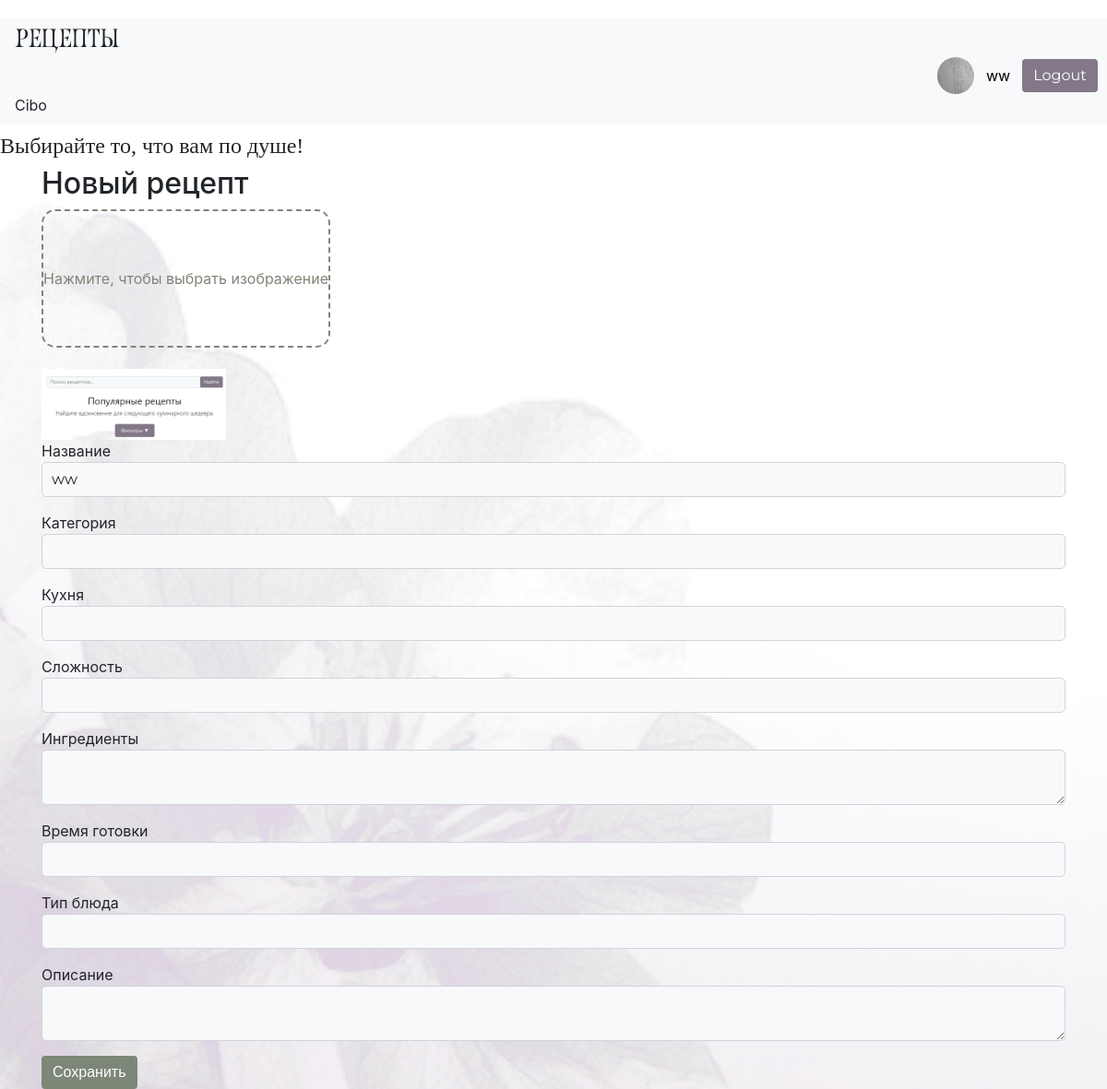
The page /edit_recipe/1 (signed in) on the database its author committed.
### data/user.py (models this page shows, shortened)
class User(SqlAlchemyBase, UserMixin):
    __tablename__ = 'users'
    id = sa.Column(sa.Integer, primary_key=True, autoincrement=True)
    email = sa.Column(sa.String, index=True, unique=True, nullable=False)
    username = sa.Column(sa.String, nullable=True)
    name = sa.Column(sa.String, nullable=True)
    age = sa.Column(sa.Integer, nullable=True)
    description = sa.Column(sa.String, nullable=True)
    hashed_password = sa.Column(sa.String, nullable=True)
    avatar = sa.Column(sa.String, nullable=True)
    subscribers = sa.Column(sa.Integer, default=0)
    created_at = sa.Column(sa.DateTime, default=sa.func.now())
    recipes = relationship("Recipe", back_populates="user")

### data/recipes.py (models this page shows)
class Recipe(SqlAlchemyBase):
    __tablename__ = 'recipes'
    id = sa.Column(sa.Integer, primary_key=True, autoincrement=True)
    user_id = sa.Column(sa.Integer, sa.ForeignKey('users.id'))
    created_at = sa.Column(sa.DateTime, default=sa.func.now())
    title = sa.Column(sa.String, nullable=True)
    text = sa.Column(sa.String, nullable=True)
    image = sa.Column(sa.String, nullable=True)
    category = sa.Column(sa.String, nullable=True)
    cuisine = sa.Column(sa.String, nullable=True)
    complexity = sa.Column(sa.Integer, nullable=True)
    ingredients = sa.Column(sa.String, nullable=False)
    cooking_time = sa.Column(sa.Integer, nullable=True)
    type = sa.Column(sa.String, nullable=True)
    likes = sa.Column(sa.Integer, default=0)
    views = sa.Column(sa.Integer, default=0)
    food_intake = sa.Column(sa.String, nullable=True)
    manual = sa.Column(sa.String, nullable=True)
    user = relationship("User", back_populates="recipes")
    comments = relationship("Comment", back_populates="recipe", cascade="all, delete")

### main.py (the view, shortened to what this page needs)
@app.route('/edit_recipe/<int:recipe_id>', methods=['GET', 'POST'])
@login_required
def edit_recipe(recipe_id):
    session = create_session()
    recipe = session.get(Recipe, recipe_id)
    if not recipe:
        return "Рецепт не найден"
    if recipe.user_id != current_user.id:
        return redirect('/')
    return render_template('edit_recipe.html', recipe=recipe)

### data/db_session.py (called while the page is built)
def create_session() -> Session:
    global __factory
    return __factory()

### main.py (called while the page is built)
@login_manager.user_loader
def load_user(user_id):
    session = create_session()
    return session.get(User, user_id)

### templates/edit_recipe.html (shortened to what this page needs)
{% extends "base.html" %}
{% block content %}
<h2>Новый рецепт</h2>
<form method="post" enctype="multipart/form-data">
    <div class="recipe-image-upload">
        <label for="image-input">
            <div class="recipe-upload-box">
                Нажмите, чтобы выбрать изображение
            </div>
        </label>
    </div>
    <img src="{{ url_for('static', filename=recipe.image) }}" style="max-width:200px;">
    <p>
        Название<br>
        <input type="text" name="title" class="form-control" value="{{ recipe.title }}">
    </p>
    <p>
        Категория<br>
        <input type="text" name="category" class="form-control" value="{{ recipe.category }}">
    </p>
    <p>
        Кухня<br>
        <input type="text" name="cuisine" class="form-control" value="{{ recipe.cuisine }}">
    </p>
    <p>
        Сложность<br>
        <input type="text" name="complexity" class="form-control" value="{{ recipe.complexity }}">
    </p>
    <p>
        Ингредиенты<br>
        <textarea name="ingredients" class="form-control">{{ recipe.ingredients }}</textarea>
    </p>
    <p>
        Время готовки<br>
        <input type="text" name="cooking_time" class="form-control" value="{{ recipe.cooking_time }}">
    </p>
    <p>
        Тип блюда<br>
        <input type="text" name="type" class="form-control" value="{{ recipe.type }}">
    </p>
    <p>
        Описание<br>
        <textarea name="text" class="form-control">{{ recipe.text }}</textarea>
    </p>
    <button class="btn btn-custom-green">Сохранить</button>
</form>
{% endblock %}

### templates/base.html (shortened to what this page needs)
<!DOCTYPE html>
<html lang="en">
<head>
    <link rel="stylesheet"
          href="https://stackpath.bootstrapcdn.com/bootstrap/4.4.1/css/bootstrap.min.css"
>
    <link rel="stylesheet" href="{{ url_for('static', filename='css/style.css') }}">
</head>
<body>
<header>
    <nav class="navbar navbar-light bg-light d-flex justify-content-between">
        <h3 class="mb-0 logo-text">Рецепты</h3>
        <div class="d-flex align-items-center">
            {% if current_user.is_authenticated %}
                 <a href="/profile/{{ current_user.id }}" class="d-flex align-items-center user-link">
                     <img src="{{ url_for('static', filename=current_user.avatar or 'img/base_av.png') }}"
                          style="width:40px; height:40px; border-radius:50%; object-fit:cover; margin-right:8px;">
                     <span class="mr-2">
                         {{ current_user.name }}
                     </span>
                 </a>
                 <a href="/logout" class="btn btn-custom-purple">Logout</a>
            {% else %}
                 <a href="/register" class="btn btn-custom-green">Register</a>
                 <a href="/login" class="btn btn-custom-purple">Sign in</a>
            {% endif %}
        </div>
        <span class="mr-3">Cibo</span>
    </nav>
    <h4 class="header h4">Выбирайте то, что вам по душе!</h4>
</header>
<main role="main" class="container">
    {% block content %}{% endblock %}
</main>
<link href="https://cdn.jsdelivr.net/npm/sweetalert2@11/dist/sweetalert2.min.css" rel="stylesheet">
</body>
</html>

### static/css/style.css (style rules this page uses)
body { background-image: url('/static/img/fon.png'); background-size: cover; background-repeat: no-repeat; background-position: center; background-attachment: fixed; padding-top: 20px; }
.btn-custom-green { background-color: #7d8778; color: white; border: none; font-family: 'Montserrat', sans-serif; }
.btn-custom-purple { background-color: #827887; color: white; border: none; font-family: 'Montserrat', sans-serif; }
.logo-text { font-family: 'Roshcha', serif !important; }
header h4 { font-family: 'Playfair Display', serif; font-size: 22px; margin-top: 10px; }
.navbar .d-flex.align-items-center { margin-left: 500px; gap: 5px; }
.user-link { text-decoration: none; color: black; }
.recipe-upload-box { width: 100%; height: 150px; border-radius: 15px; border: 2px dashed #7d8778; display: flex; align-items: center; justify-content: center; cursor: pointer; color: #7d8778; margin-bottom: 15px; transition: 0.2s; }
.form-control { background-color: #f8f9fa; color: #212529; border: 1px solid #ced4da; border-radius: 5px; padding: 5px 10px; font-family: 'Montserrat', sans-serif; }
.form-control::placeholder { color: #6c756d; }

### rows shown on the page
User: avatar (picture), name "ww"
Recipe: image (picture), title "ww"
